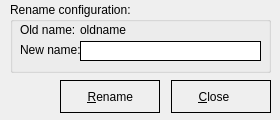
<?xml version="1.0" encoding="UTF-8"?>
<ui version="4.0">
 <class>RenameConfig</class>
 <widget class="QDialog" name="RenameConfig">
  <property name="windowModality">
   <enum>Qt::ApplicationModal</enum>
  </property>
  <property name="geometry">
   <rect>
    <x>0</x>
    <y>0</y>
    <width>280</width>
    <height>120</height>
   </rect>
  </property>
  <property name="minimumSize">
   <size>
    <width>200</width>
    <height>120</height>
   </size>
  </property>
  <property name="maximumSize">
   <size>
    <width>280</width>
    <height>120</height>
   </size>
  </property>
  <property name="windowTitle">
   <string>Rename configuration</string>
  </property>
  <property name="windowIcon">
   <iconset resource="systray.qrc">
    <normaloff>:/images/logo.png</normaloff>:/images/logo.png</iconset>
  </property>
  <property name="modal">
   <bool>true</bool>
  </property>
  <widget class="QGroupBox" name="groupBox">
   <property name="geometry">
    <rect>
     <x>10</x>
     <y>2</y>
     <width>261</width>
     <height>71</height>
    </rect>
   </property>
   <property name="title">
    <string>Rename configuration:</string>
   </property>
   <widget class="QLabel" name="lblOldName">
    <property name="geometry">
     <rect>
      <x>70</x>
      <y>20</y>
      <width>171</width>
      <height>16</height>
     </rect>
    </property>
    <property name="text">
     <string>oldname</string>
    </property>
   </widget>
   <widget class="QLabel" name="label">
    <property name="geometry">
     <rect>
      <x>10</x>
      <y>20</y>
      <width>61</width>
      <height>16</height>
     </rect>
    </property>
    <property name="text">
     <string>Old name:</string>
    </property>
   </widget>
   <widget class="QLabel" name="label_2">
    <property name="geometry">
     <rect>
      <x>10</x>
      <y>40</y>
      <width>61</width>
      <height>16</height>
     </rect>
    </property>
    <property name="text">
     <string>New name:</string>
    </property>
   </widget>
   <widget class="QLineEdit" name="txtNewName">
    <property name="geometry">
     <rect>
      <x>70</x>
      <y>39</y>
      <width>181</width>
      <height>20</height>
     </rect>
    </property>
    <property name="styleSheet">
     <string notr="true">:enabled {border: 1px solid black}
:hover {border: 1px solid red; }</string>
    </property>
   </widget>
  </widget>
  <widget class="QPushButton" name="cmdClose">
   <property name="geometry">
    <rect>
     <x>171</x>
     <y>80</y>
     <width>100</width>
     <height>33</height>
    </rect>
   </property>
   <property name="styleSheet">
    <string notr="true">:enabled {border: 1px solid black}
:disabled {border: 1px solid black}
:hover {background-color: rgb(195, 195, 195);}
QPushButton {height: 25px; width: 50px;text-align:left;
	padding-left: 10px;
	padding-top: 3px;
	padding-bottom: 3px;}</string>
   </property>
   <property name="text">
    <string>     &amp;Close</string>
   </property>
   <property name="icon">
    <iconset resource="systray.qrc">
     <normaloff>:/images/close_dialog.png</normaloff>:/images/close_dialog.png</iconset>
   </property>
   <property name="iconSize">
    <size>
     <width>22</width>
     <height>22</height>
    </size>
   </property>
   <property name="flat">
    <bool>true</bool>
   </property>
  </widget>
  <widget class="QPushButton" name="cmdRename">
   <property name="geometry">
    <rect>
     <x>60</x>
     <y>80</y>
     <width>100</width>
     <height>33</height>
    </rect>
   </property>
   <property name="styleSheet">
    <string notr="true">:enabled {border: 1px solid black}
:disabled {border: 1px solid black}
:hover {background-color: rgb(195, 195, 195);}
QPushButton {height: 25px; width: 50px;text-align:left;
	padding-left: 10px;
	padding-top: 3px;
	padding-bottom: 3px;}</string>
   </property>
   <property name="text">
    <string>     &amp;Rename</string>
   </property>
   <property name="icon">
    <iconset resource="systray.qrc">
     <normaloff>:/images/rename.png</normaloff>:/images/rename.png</iconset>
   </property>
   <property name="iconSize">
    <size>
     <width>22</width>
     <height>22</height>
    </size>
   </property>
   <property name="default">
    <bool>true</bool>
   </property>
   <property name="flat">
    <bool>true</bool>
   </property>
  </widget>
 </widget>
 <resources>
  <include location="systray.qrc"/>
 </resources>
 <connections/>
</ui>
